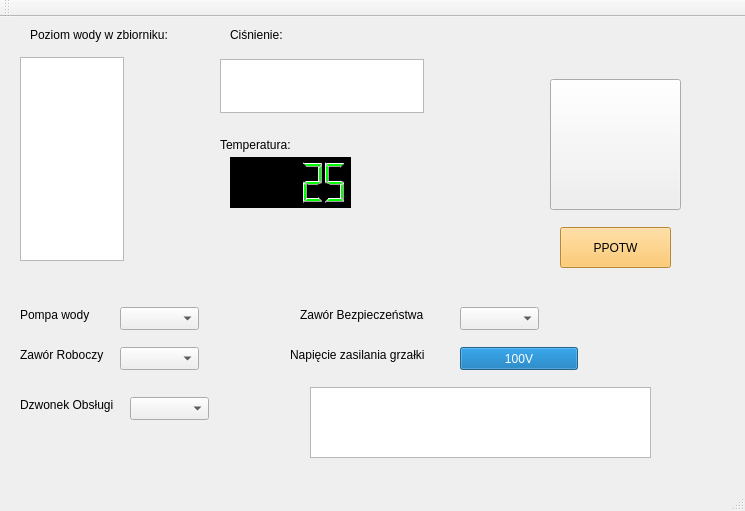
<?xml version="1.0" encoding="UTF-8"?>
<ui version="4.0">
 <class>MainWindow</class>
 <widget class="QMainWindow" name="MainWindow">
  <property name="geometry">
   <rect>
    <x>0</x>
    <y>0</y>
    <width>745</width>
    <height>511</height>
   </rect>
  </property>
  <property name="windowTitle">
   <string>Panel Operatorski</string>
  </property>
  <widget class="QWidget" name="centralWidget">
   <widget class="QGraphicsView" name="graphicsView">
    <property name="geometry">
     <rect>
      <x>20</x>
      <y>40</y>
      <width>104</width>
      <height>204</height>
     </rect>
    </property>
    <property name="sizePolicy">
     <sizepolicy hsizetype="Fixed" vsizetype="Fixed">
      <horstretch>0</horstretch>
      <verstretch>0</verstretch>
     </sizepolicy>
    </property>
   </widget>
   <widget class="QLabel" name="label">
    <property name="geometry">
     <rect>
      <x>30</x>
      <y>10</y>
      <width>171</width>
      <height>16</height>
     </rect>
    </property>
    <property name="text">
     <string>Poziom wody w zbiorniku:</string>
    </property>
   </widget>
   <widget class="QGraphicsView" name="graphicsView_2">
    <property name="geometry">
     <rect>
      <x>220</x>
      <y>42</y>
      <width>204</width>
      <height>54</height>
     </rect>
    </property>
    <property name="sizePolicy">
     <sizepolicy hsizetype="Fixed" vsizetype="Fixed">
      <horstretch>0</horstretch>
      <verstretch>0</verstretch>
     </sizepolicy>
    </property>
   </widget>
   <widget class="QLabel" name="label_2">
    <property name="geometry">
     <rect>
      <x>230</x>
      <y>10</y>
      <width>71</width>
      <height>16</height>
     </rect>
    </property>
    <property name="text">
     <string>Ciśnienie:</string>
    </property>
   </widget>
   <widget class="QLabel" name="label_3">
    <property name="geometry">
     <rect>
      <x>220</x>
      <y>120</y>
      <width>91</width>
      <height>16</height>
     </rect>
    </property>
    <property name="text">
     <string>Temperatura:</string>
    </property>
   </widget>
   <widget class="QLCDNumber" name="lcdNumber">
    <property name="geometry">
     <rect>
      <x>230</x>
      <y>140</y>
      <width>121</width>
      <height>51</height>
     </rect>
    </property>
    <property name="styleSheet">
     <string notr="true">background-color: rgb(0, 0, 0);
color: rgb(0, 255, 0);</string>
    </property>
    <property name="frameShape">
     <enum>QFrame::NoFrame</enum>
    </property>
    <property name="frameShadow">
     <enum>QFrame::Plain</enum>
    </property>
    <property name="smallDecimalPoint">
     <bool>false</bool>
    </property>
    <property name="value" stdset="0">
     <double>25.000000000000000</double>
    </property>
   </widget>
   <widget class="QComboBox" name="waterComboBox">
    <property name="geometry">
     <rect>
      <x>120</x>
      <y>290</y>
      <width>79</width>
      <height>23</height>
     </rect>
    </property>
    <property name="editable">
     <bool>false</bool>
    </property>
    <property name="maxVisibleItems">
     <number>1</number>
    </property>
   </widget>
   <widget class="QLabel" name="label_4">
    <property name="geometry">
     <rect>
      <x>20</x>
      <y>290</y>
      <width>81</width>
      <height>16</height>
     </rect>
    </property>
    <property name="text">
     <string>Pompa wody</string>
    </property>
   </widget>
   <widget class="QLabel" name="label_5">
    <property name="geometry">
     <rect>
      <x>20</x>
      <y>330</y>
      <width>101</width>
      <height>16</height>
     </rect>
    </property>
    <property name="text">
     <string>Zawór Roboczy</string>
    </property>
   </widget>
   <widget class="QComboBox" name="valveComboBox">
    <property name="geometry">
     <rect>
      <x>120</x>
      <y>330</y>
      <width>79</width>
      <height>23</height>
     </rect>
    </property>
    <property name="editable">
     <bool>false</bool>
    </property>
    <property name="maxVisibleItems">
     <number>1</number>
    </property>
   </widget>
   <widget class="QLabel" name="label_6">
    <property name="geometry">
     <rect>
      <x>20</x>
      <y>380</y>
      <width>111</width>
      <height>16</height>
     </rect>
    </property>
    <property name="text">
     <string>Dzwonek Obsługi</string>
    </property>
   </widget>
   <widget class="QComboBox" name="alarmComboBox">
    <property name="geometry">
     <rect>
      <x>130</x>
      <y>380</y>
      <width>79</width>
      <height>23</height>
     </rect>
    </property>
    <property name="editable">
     <bool>false</bool>
    </property>
    <property name="maxVisibleItems">
     <number>1</number>
    </property>
   </widget>
   <widget class="QPushButton" name="ppotwButton">
    <property name="geometry">
     <rect>
      <x>560</x>
      <y>210</y>
      <width>111</width>
      <height>41</height>
     </rect>
    </property>
    <property name="styleSheet">
     <string notr="true">background-color: rgb(255, 189, 74);</string>
    </property>
    <property name="text">
     <string>PPOTW</string>
    </property>
   </widget>
   <widget class="QLabel" name="label_7">
    <property name="geometry">
     <rect>
      <x>300</x>
      <y>290</y>
      <width>151</width>
      <height>16</height>
     </rect>
    </property>
    <property name="text">
     <string>Zawór Bezpieczeństwa</string>
    </property>
   </widget>
   <widget class="QComboBox" name="securityValveComboBox">
    <property name="geometry">
     <rect>
      <x>460</x>
      <y>290</y>
      <width>79</width>
      <height>23</height>
     </rect>
    </property>
    <property name="editable">
     <bool>false</bool>
    </property>
    <property name="maxVisibleItems">
     <number>1</number>
    </property>
   </widget>
   <widget class="QLabel" name="label_8">
    <property name="geometry">
     <rect>
      <x>290</x>
      <y>330</y>
      <width>161</width>
      <height>16</height>
     </rect>
    </property>
    <property name="text">
     <string>Napięcie zasilania grzałki</string>
    </property>
   </widget>
   <widget class="QProgressBar" name="progressBar">
    <property name="geometry">
     <rect>
      <x>460</x>
      <y>330</y>
      <width>118</width>
      <height>23</height>
     </rect>
    </property>
    <property name="value">
     <number>100</number>
    </property>
    <property name="textVisible">
     <bool>true</bool>
    </property>
    <property name="format">
     <string>%pV</string>
    </property>
   </widget>
   <widget class="QPushButton" name="powerButton">
    <property name="geometry">
     <rect>
      <x>550</x>
      <y>62</y>
      <width>131</width>
      <height>131</height>
     </rect>
    </property>
    <property name="styleSheet">
     <string notr="true">
border-image: url(:/images/poweroff.png);</string>
    </property>
    <property name="text">
     <string/>
    </property>
   </widget>
   <widget class="QTextEdit" name="textEdit">
    <property name="geometry">
     <rect>
      <x>310</x>
      <y>370</y>
      <width>341</width>
      <height>71</height>
     </rect>
    </property>
   </widget>
  </widget>
  <widget class="QMenuBar" name="menuBar">
   <property name="geometry">
    <rect>
     <x>0</x>
     <y>0</y>
     <width>745</width>
     <height>20</height>
    </rect>
   </property>
  </widget>
  <widget class="QToolBar" name="mainToolBar">
   <attribute name="toolBarArea">
    <enum>TopToolBarArea</enum>
   </attribute>
   <attribute name="toolBarBreak">
    <bool>false</bool>
   </attribute>
  </widget>
  <widget class="QStatusBar" name="statusBar"/>
 </widget>
 <layoutdefault spacing="6" margin="11"/>
 <resources/>
 <connections/>
</ui>
